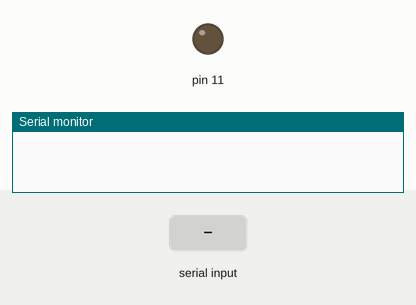
This sketch was run on a simulated Arduino Uno, built with avr-gcc and run on an emulated ATmega328P. Parts: output pins drawn as LEDs (lit = HIGH), the last lines printed to the serial monitor. The inputs (shaded band) are chosen by the test bench.

Above: at 1.2 s.
1.3 s: "a" received over Serial
At 1.7 s:
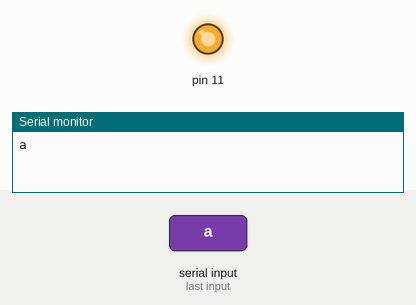
2.8 s: "b" received over Serial
At 4.1 s:
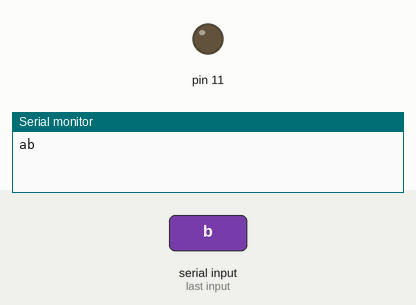
Timing chart, 0 to 5.8 s (numbered marks = the images above; inputs shaded):
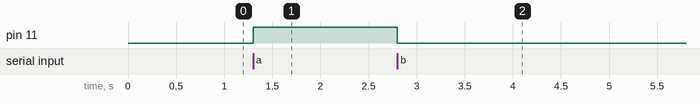

The sketch:

sketch_oct14a.ino
```cpp
void setup() {
  // put your setup code here, to run once:
Serial.begin(9600);
pinMode(11,OUTPUT);
}

void loop() {
  // put your main code here, to run repeatedly:
  while(Serial.available())
  {
    char c=Serial.read();
    if(c=='a')
    {
      digitalWrite(11,HIGH);
    }
    if(c=='b')
    {
      digitalWrite(11,LOW);
    }
    Serial.print(c);
  }
}
```

Measured:
- after the input at 1.3 s, pin 11: LOW → HIGH at once
- after the input at 2.8 s, pin 11: HIGH → LOW at once
